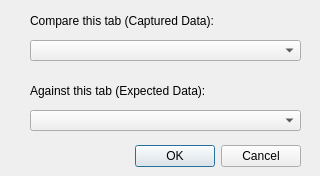
<?xml version="1.0" encoding="UTF-8"?>
<ui version="4.0">
 <class>TabCompareDialog</class>
 <widget class="QDialog" name="TabCompareDialog">
  <property name="geometry">
   <rect>
    <x>0</x>
    <y>0</y>
    <width>320</width>
    <height>176</height>
   </rect>
  </property>
  <property name="windowTitle">
   <string>Select Tabs to Compare</string>
  </property>
  <widget class="QDialogButtonBox" name="buttonBox">
   <property name="geometry">
    <rect>
     <x>0</x>
     <y>140</y>
     <width>301</width>
     <height>32</height>
    </rect>
   </property>
   <property name="orientation">
    <enum>Qt::Horizontal</enum>
   </property>
   <property name="standardButtons">
    <set>QDialogButtonBox::Cancel|QDialogButtonBox::Ok</set>
   </property>
  </widget>
  <widget class="QComboBox" name="cmbCompareDst">
   <property name="geometry">
    <rect>
     <x>30</x>
     <y>40</y>
     <width>271</width>
     <height>21</height>
    </rect>
   </property>
  </widget>
  <widget class="QComboBox" name="cmbCompareSrc">
   <property name="geometry">
    <rect>
     <x>30</x>
     <y>110</y>
     <width>271</width>
     <height>21</height>
    </rect>
   </property>
  </widget>
  <widget class="QLabel" name="label">
   <property name="geometry">
    <rect>
     <x>30</x>
     <y>10</y>
     <width>271</width>
     <height>21</height>
    </rect>
   </property>
   <property name="text">
    <string>Compare this tab (Captured Data):</string>
   </property>
  </widget>
  <widget class="QLabel" name="label_2">
   <property name="geometry">
    <rect>
     <x>30</x>
     <y>80</y>
     <width>271</width>
     <height>21</height>
    </rect>
   </property>
   <property name="text">
    <string>Against this tab (Expected Data):</string>
   </property>
  </widget>
 </widget>
 <resources/>
 <connections>
  <connection>
   <sender>buttonBox</sender>
   <signal>accepted()</signal>
   <receiver>TabCompareDialog</receiver>
   <slot>accept()</slot>
   <hints>
    <hint type="sourcelabel">
     <x>248</x>
     <y>254</y>
    </hint>
    <hint type="destinationlabel">
     <x>157</x>
     <y>274</y>
    </hint>
   </hints>
  </connection>
  <connection>
   <sender>buttonBox</sender>
   <signal>rejected()</signal>
   <receiver>TabCompareDialog</receiver>
   <slot>reject()</slot>
   <hints>
    <hint type="sourcelabel">
     <x>316</x>
     <y>260</y>
    </hint>
    <hint type="destinationlabel">
     <x>286</x>
     <y>274</y>
    </hint>
   </hints>
  </connection>
 </connections>
</ui>
